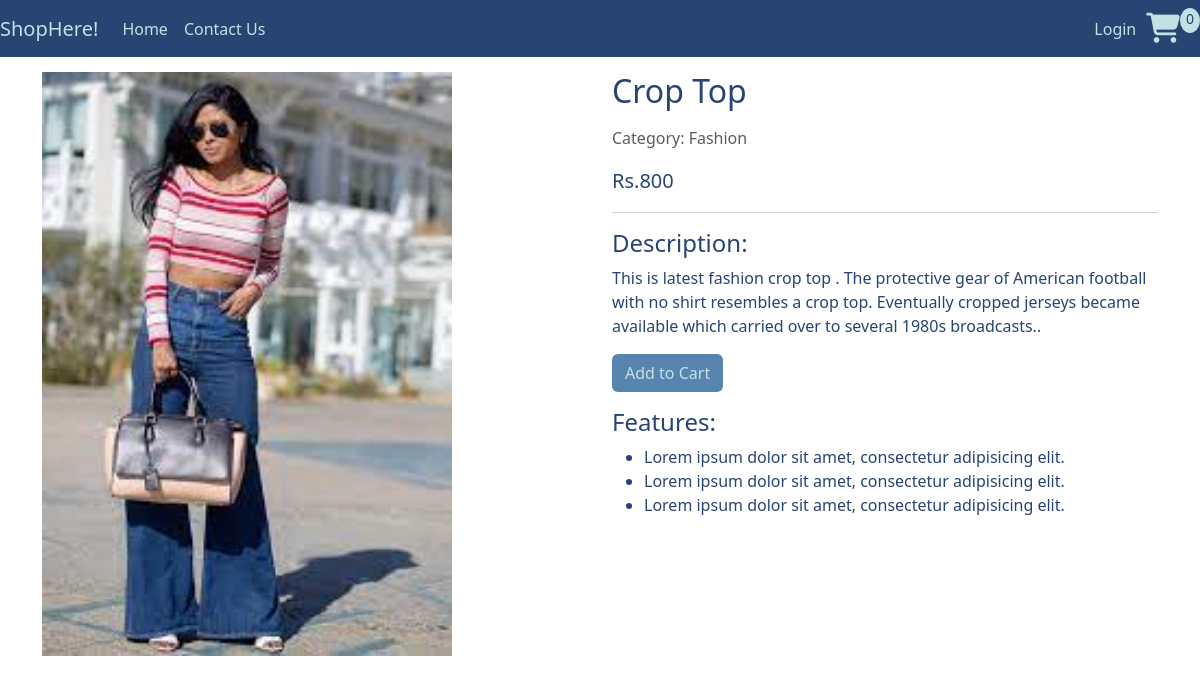
The app's page /products/3 with its own data.
### shop/models.py (models this page shows, shortened)
class Product_details(models.Model):
    prod_id=models.AutoField
    prod_name=models.CharField(max_length=30)
    prod_desc=models.TextField()
    image = models.ImageField(upload_to='product/images', default="")
    price = models.IntegerField(default=0)
    pub_date=models.DateField(auto_now_add=True)
    category=models.CharField(max_length=50,default="Sale")
    digital = models.BooleanField(default=False, null=True, blank=True)

### shop/views.py (the view)
# urls.py: path("products/<int:myid>", views.prodView, name="ProdView"),
def prodView(request, myid):
    data=cartData(request)  #Request data from cartData function
    cartItems=data['cartItems'] #Get number of item present in cart
    product=Product_details.objects.filter(id=myid)
    return render(request, "prodView.html",{'products':product[0],'cartItems':cartItems})

### shop/utilis.py (called while the page is built, shortened)
def cookieCart(request):
    try:
       cart=json.loads(request.COOKIES['cart'])
    except:
        cart={}
    items=[]
    order={'get_cart_total':0,'get_cart_items':0,'shipping':False}
    cartItems=order['get_cart_items']
    return {'cartItems':cartItems,'order':order,'items':items}

def cartData(request):
    if request.user.is_authenticated:
        try:
            customer = request.user.customer
        except Customer.DoesNotExist:
            customer = None
        if customer:
            order, created = Order.objects.get_or_create(customer=customer, complete=False)
            items = order.orderitem_set.all()
            cart_items = order.get_cart_items
        else:
            cart_items, order, items = None, None, None
    else:
        cookie_data = cookieCart(request)
        cart_items = cookie_data['cartItems']
        order = cookie_data['order']
        items = cookie_data['items']
    return {'cartItems': cart_items, 'order': order, 'items': items}

### shop/templates/prodView.html (shortened to what this page needs)
{% extends 'index.html' %}
{% load static %}
{% block body %}
<div class="row prodView">
    <div class="col-md-6">
        <img src="/media/{{products.image}}" alt="Product Image" class="w-75 img-item">
    </div>
    <div class="col-md-6">
        <h2 class="mb-3">{{products.prod_name}}</h2>
        <p class="text-muted">Category: {{products.category}}</p>
        <p class="lead">Rs.{{products.price}}</p>
        <hr>
        <h4>Description:</h4>
        <p>{{products.prod_desc}}.</p>
        <div class="mb-3">
            <button data-product="{{products.id}}" data-action="add"
                class="btn add-btn  update-cart">Add to Cart</button>
        </div>
        <h4>Features:</h4>
        <ul>
            <li>Lorem ipsum dolor sit amet, consectetur adipisicing elit. </li>
            <li>Lorem ipsum dolor sit amet, consectetur adipisicing elit. </li>
            <li>Lorem ipsum dolor sit amet, consectetur adipisicing elit. </li>
        </ul>
    </div>
</div>
{% endblock %}

### shop/static/css/index.css (style rules this page uses)
h4,h6 { color:hsl(0, 0%, 30%); }
.btn { border-radius: 0; }

### shop/templates/prodView.html (style rules this page uses)
.add-btn { background-color: #5885af; color: #c3e0e5; }
.img-item { background-size: cover; }
.prodView { color: #274472; }

### records on screen
Product_details: image (picture), prod_name "Crop Top", category "Fashion", price "800", prod_desc "This is latest fashion crop top . The protective gear of American football with no shirt resembles a crop top. Eventually cropped jerseys became available which carried over to several 1980s broadcasts."

### other values on screen
{{ cartItems }} "0"
